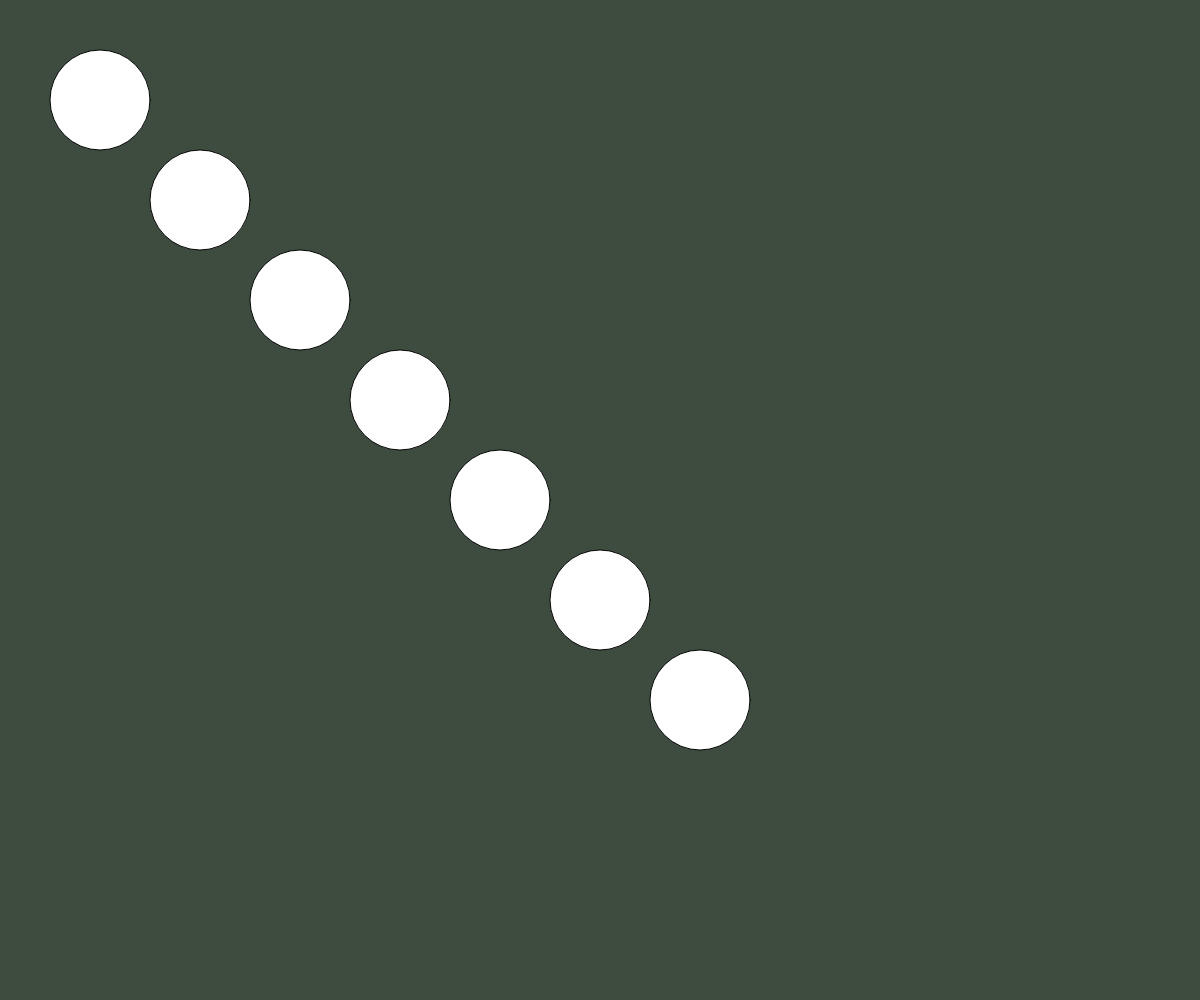
Frame 1 (no input)
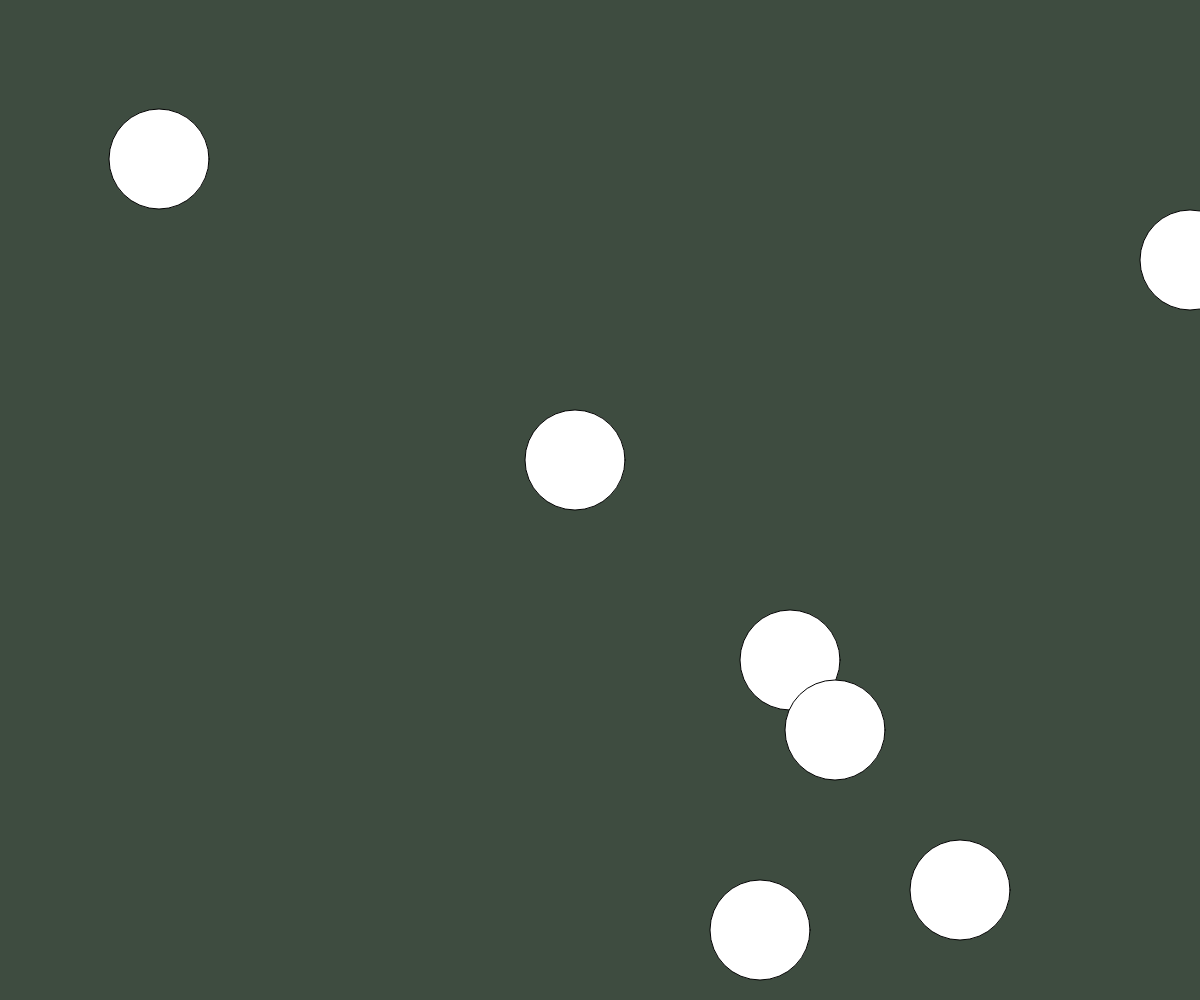
Frame 60 (no input)
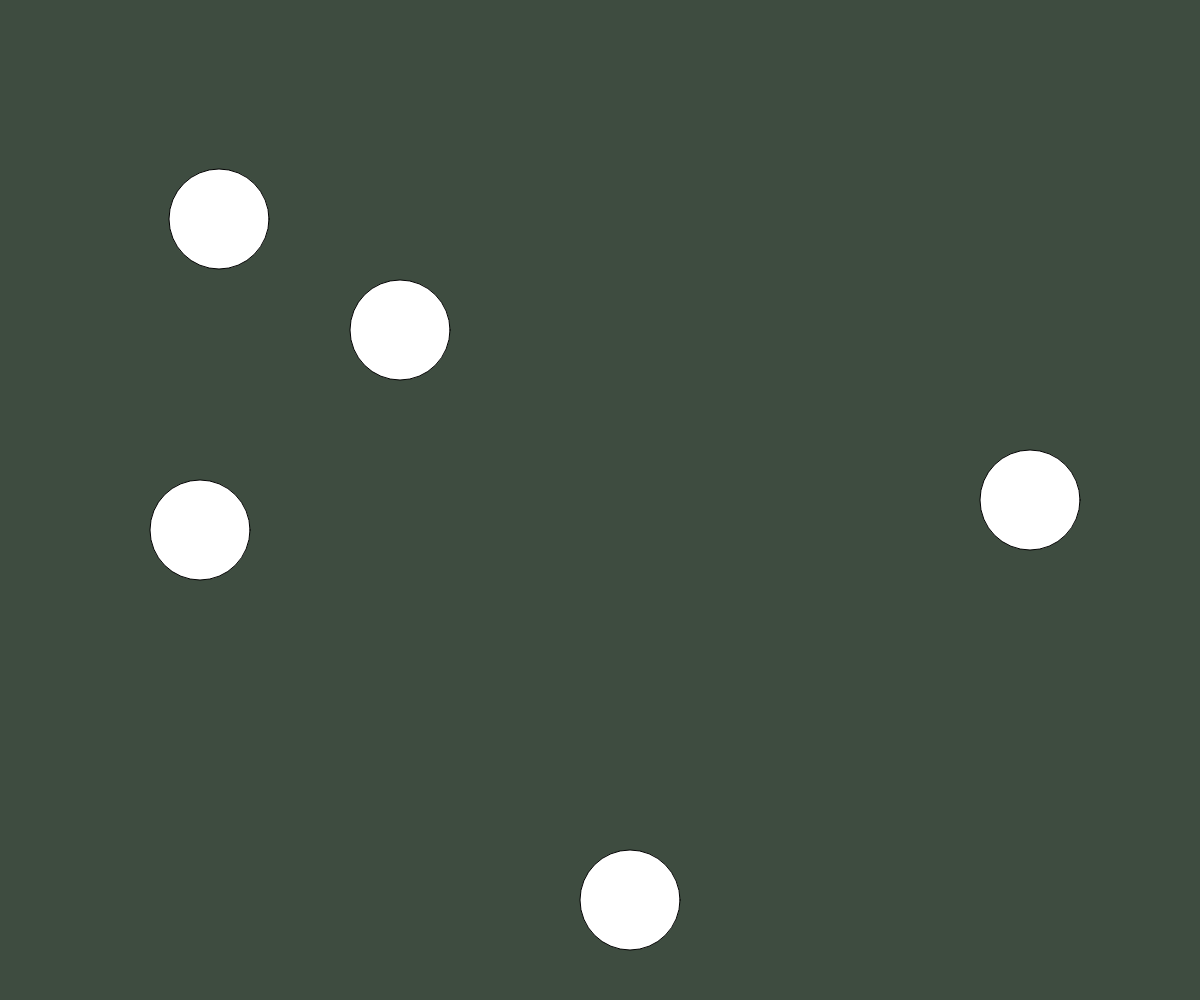
Frame 120 (the mouse pressed at the canvas centre since frame 60)

The p5.js sketch that drew these frames (run headless with seeded random() and noise() and a simulated clock; from frame 60 on, the mouse is pressed at the canvas centre):

// p5.js sketch
// ── sketch.js

let xposlist = [100,200,300,400,500,600,700];
let yposlist = [100,200,300,400,500,600,700];

let xspeedlist = [1,10,20,25,20,10,15];
let yspeedlist = [1,20,10,20,10,20,10];

let mouseclickedlist = [false,false,false,false,false,false,false];

function setup() {
  // put setup code here
  createCanvas(windowWidth,windowHeight);

}

function draw() {
  // put drawing code here

  background(62, 76, 64);

  for (let i = 0; i < xposlist.length; i = i + 1){

    if(mouseclickedlist[i] === false){
      circle(xposlist[i],yposlist[i],100);
    }


    xposlist[i] = xposlist[i] + xspeedlist[i];
    yposlist[i] = yposlist[i] + yspeedlist[i];

    if(yposlist[i]>height){
      yspeedlist[i] = -yspeedlist[i];
      }

    if(yposlist[i] < 0){
      yspeedlist[i] = -yspeedlist[i];
    }

    if(xposlist[i]>width){
      xspeedlist[i] = -xspeedlist[i];
      }

    if(xposlist[i] < 0){
      xspeedlist[i] = -xspeedlist[i];
    }

    if(mouseIsPressed & dist(mouseX, mouseY, xposlist[i], yposlist[i])<100){
      mouseclickedlist[i] = true;
    }
  }



}
